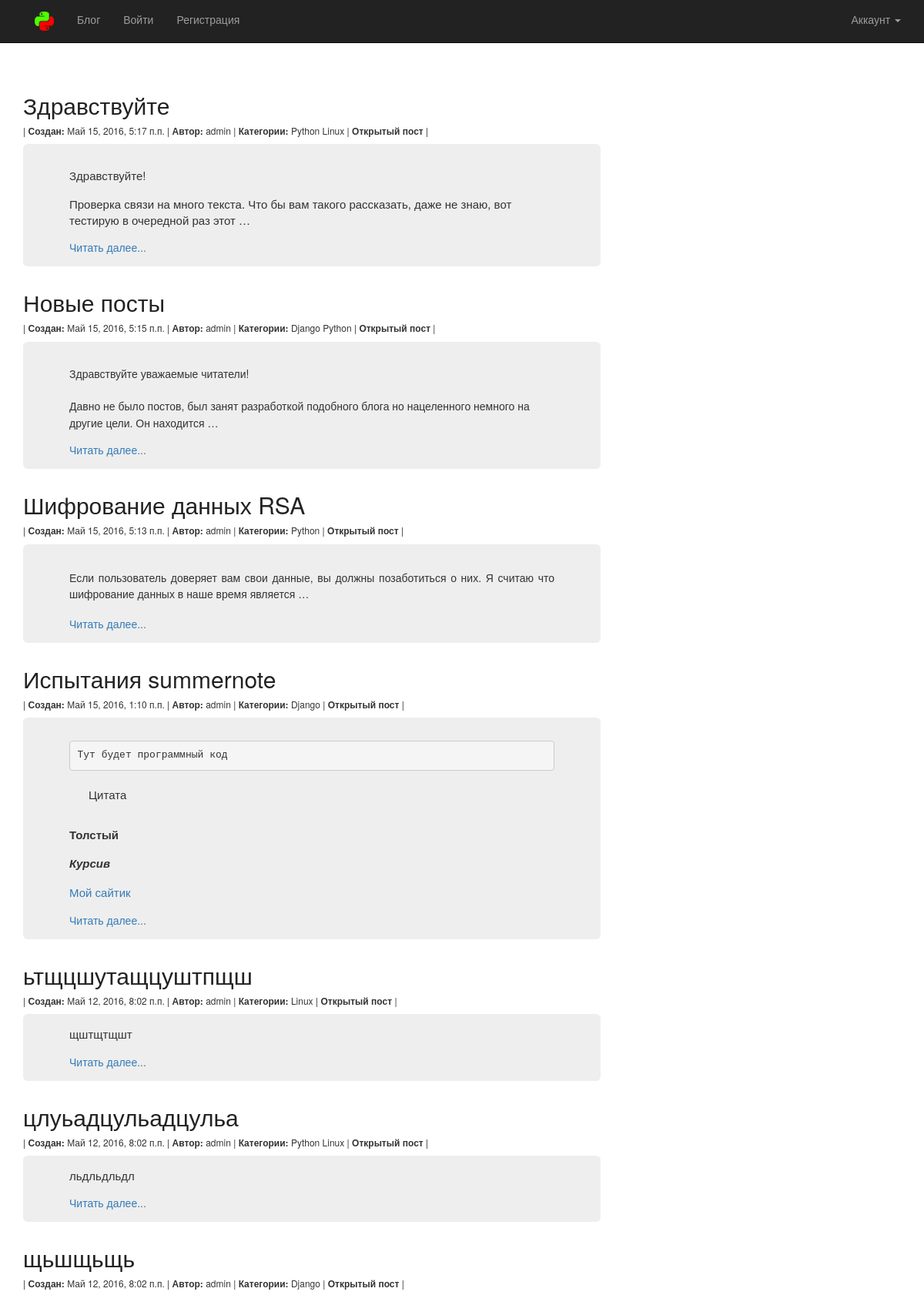
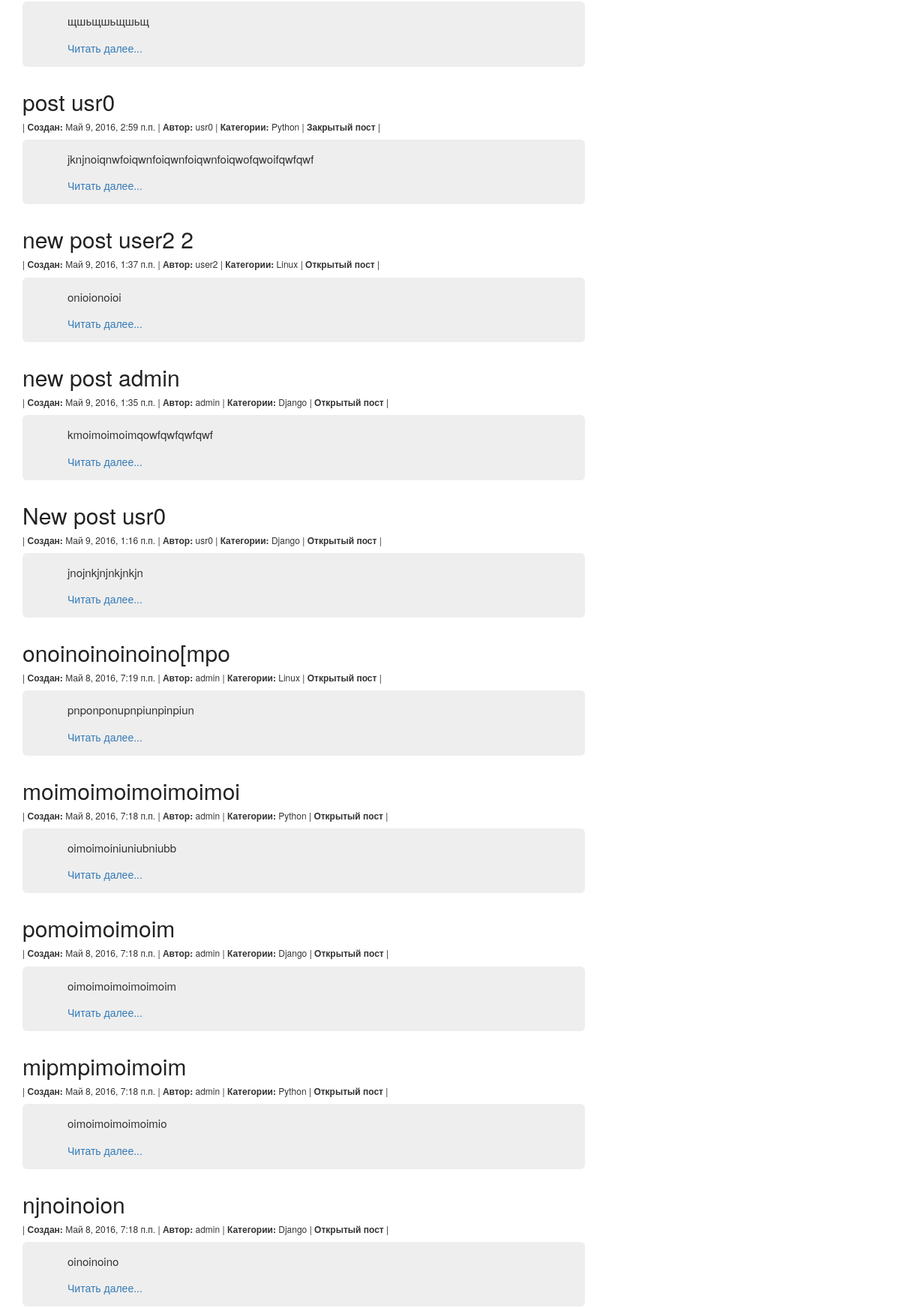
The page / (upper part) on the database its author committed (2 pictures, top to bottom).
### blog/models.py (models this page shows, shortened)
class Article(models.Model):
    article_title = models.CharField(max_length=100)
    article_text = models.TextField()
    article_date_create = models.DateTimeField(default=timezone.now)
    article_date_modify = models.DateTimeField(default=timezone.now)
    article_access = models.BooleanField(default=True)
    article_autor = models.ForeignKey(User)
    article_tag = models.ManyToManyField(Tags)
    article_count = models.ManyToManyField('CountArticle')

class Tags(models.Model):
    tags_name = models.CharField(max_length=50)
    def __str__(self):
        return self.tags_name

### blog/views.py (the view)
# urls.py: url(r'^$', views.HomeView.as_view(), name='home'),
class HomeView(generic.ListView):
    template_name = 'blog/home.html'
    context_object_name = 'post_blog'
    def get_queryset(self):
        return Article.objects.order_by('-article_date_create').all()

### blog/context_processors.py (called while the page is built, shortened)
def total_count(request):
    return {}

### blog/templates/blog/home.html (shortened to what this page needs)
{% load staticfiles %}
<!DOCTYPE html>
<html lang="ru">
<head>
    {% block load_css %}
      <link href="{% static 'blog/css/bootstrap.css' %}" rel="stylesheet">
      <link rel="stylesheet" type="text/css" href="{% static 'blog/style.css' %}">
    {% endblock load_css %}
</head>
<body>
  {% block header %}
    <div class="container-fluit">
      <div class="row">
        <div class="navbar navbar-inverse navbar-fixed-top">
          <div class="container">
            <ul class="nav navbar-nav navbar-right">
              <li class="dropdown">
                <a class="dropdown-toggle" data-toggle="dropdown" role="button" aria-expanded="false">Аккаунт <span class="caret"></span></a>
              </li>
            </ul>
            <div class="collapse navbar-collapse">
              <ul class="nav navbar-nav">
                <li><a><img src="{% static 'blog/image/pycon.png' %}" width="25" height="25"></a><li>
                <li><a href="{% url 'blog:home' %}">Блог</a></li>
                {% if request.user.is_authenticated %}
                  <li><a href="{% url 'blog:edit' %}">Мои посты</a></li>
                  <li><a href="{% url 'blog:newpost' %}">Новый пост</a></li>
                  <li><a href="{% url 'blog:logout' %}">Выйти</a></li>
                {% else %}
                  <li><a href="{% url 'blog:login' %}">Войти</a></li>
                  <li><a href="{% url 'blog:reg' %}">Регистрация</a></li>
                {% endif %}
              </ul>
            </div>
          </div>
        </div>
      </div>
    </div>
  {% endblock header %}
  {% block post %}
    {% if post_blog %}
      <div class="container blog-post">
        <div class="row">
          <div class="col-lg-8 col-md-8">
            {% for x in post_blog %}
              <div>
                <h2 class="article-title">
                  <a class="article-title" href="{% url 'blog:full' x.id %}"> {{ x.article_title }} </a>
                </h2>
              </div>
              <h6>|
                <b>Создан:</b> {{ x.article_date_create }} |
                <b>Автор:</b> {{ x.article_autor }} |
                <b>Категории:</b>
                {% for tag in x.article_tag.all %}
                  {{ tag }}
                {% endfor %}|
                {% if x.article_access %}
                  <b>Открытый пост</b>
                {% else %}
                  <b>Закрытый пост</b>
                {% endif %} |
              </h6>
              <div class="jumbotron">
                <p class="text-justify">
                  {{ x.article_text|safe|truncatewords_html:20 }}
                </p>
                <a href="{% url 'blog:full' x.id %}">Читать далее...</a>
              </div>
            {% endfor %}
          </div>
        </div>
      </div>
    {% endif %}
  {% endblock post %}
</body>
</html>

### blog/static/blog/style.css (style rules this page uses)
body { margin-top: 100px; }
.article-title a, .article-title a:visited { color: #222222; text-decoration: none; }
p.text-justify { font-size: 15px; }
.jumbotron p { font-size: 15px; }
div.jumbotron { padding-bottom: 15px; padding-top: 15px; padding-right: 15px; padding-left: 15px; }

### rows shown on the page
Article: article_title "Здравствуйте", article_date_create "Май 15, 2016, 5:17 п.п.", article_autor "admin", article_access "Открытый пост", article_text "Здравствуйте! Проверка связи на много текста. Что бы вам такого рассказать, даже не знаю, вот тестирую в очередной раз этот …"
Tags: tags_name "Python"
Tags: tags_name "Linux"
Article: article_title "Новые посты", article_date_create "Май 15, 2016, 5:15 п.п.", article_autor "admin", article_access "Открытый пост", article_text "Здравствуйте уважаемые читатели! Давно не было постов, был занят разработкой подобного блога но нацеленного немного на другие цели. Он находится …"
Tags: tags_name "Django"
Article: article_title "Шифрование данных RSA", article_date_create "Май 15, 2016, 5:13 п.п.", article_autor "admin", article_access "Открытый пост", article_text "Если пользователь доверяет вам свои данные, вы должны позаботиться о них. Я считаю что шифрование данных в наше время является …"
Article: article_title "Испытания summernote", article_date_create "Май 15, 2016, 1:10 п.п.", article_autor "admin", article_access "Открытый пост", article_text "Тут будет программный код Цитата Толстый Курсив Мой сайтик"
Article: article_title "ьтщцшутащцуштпщш", article_date_create "Май 12, 2016, 8:02 п.п.", article_autor "admin", article_access "Открытый пост", article_text "щштщтщшт"
Article: article_title "цлуьадцульадцульа", article_date_create "Май 12, 2016, 8:02 п.п.", article_autor "admin", article_access "Открытый пост", article_text "льдльдльдл"
Article: article_title "щьшщьщь", article_date_create "Май 12, 2016, 8:02 п.п.", article_autor "admin", article_access "Открытый пост", article_text "щшьщшьщшьщ"
Article: article_title "post usr0", article_date_create "Май 9, 2016, 2:59 п.п.", article_autor "usr0", article_access "Закрытый пост", article_text "jknjnoiqnwfoiqwnfoiqwnfoiqwnfoiqwofqwoifqwfqwf"
Article: article_title "new post user2 2", article_date_create "Май 9, 2016, 1:37 п.п.", article_autor "user2", article_access "Открытый пост", article_text "onioionoioi"
Article: article_title "new post admin", article_date_create "Май 9, 2016, 1:35 п.п.", article_autor "admin", article_access "Открытый пост", article_text "kmoimoimoimqowfqwfqwfqwf"
Article: article_title "New post usr0", article_date_create "Май 9, 2016, 1:16 п.п.", article_autor "usr0", article_access "Открытый пост", article_text "jnojnkjnjnkjnkjn"
Article: article_title "onoinoinoinoino[mpo", article_date_create "Май 8, 2016, 7:19 п.п.", article_autor "admin", article_access "Открытый пост", article_text "pnponponupnpiunpinpiun"
Article: article_title "moimoimoimoimoimoi", article_date_create "Май 8, 2016, 7:18 п.п.", article_autor "admin", article_access "Открытый пост", article_text "oimoimoiniuniubniubb"
Article: article_title "pomoimoimoim", article_date_create "Май 8, 2016, 7:18 п.п.", article_autor "admin", article_access "Открытый пост", article_text "oimoimoimoimoimoim"
Article: article_title "mipmpimoimoim", article_date_create "Май 8, 2016, 7:18 п.п.", article_autor "admin", article_access "Открытый пост", article_text "oimoimoimoimoimio"
Article: article_title "njnoinoion", article_date_create "Май 8, 2016, 7:18 п.п.", article_autor "admin", article_access "Открытый пост", article_text "oinoinoino"
